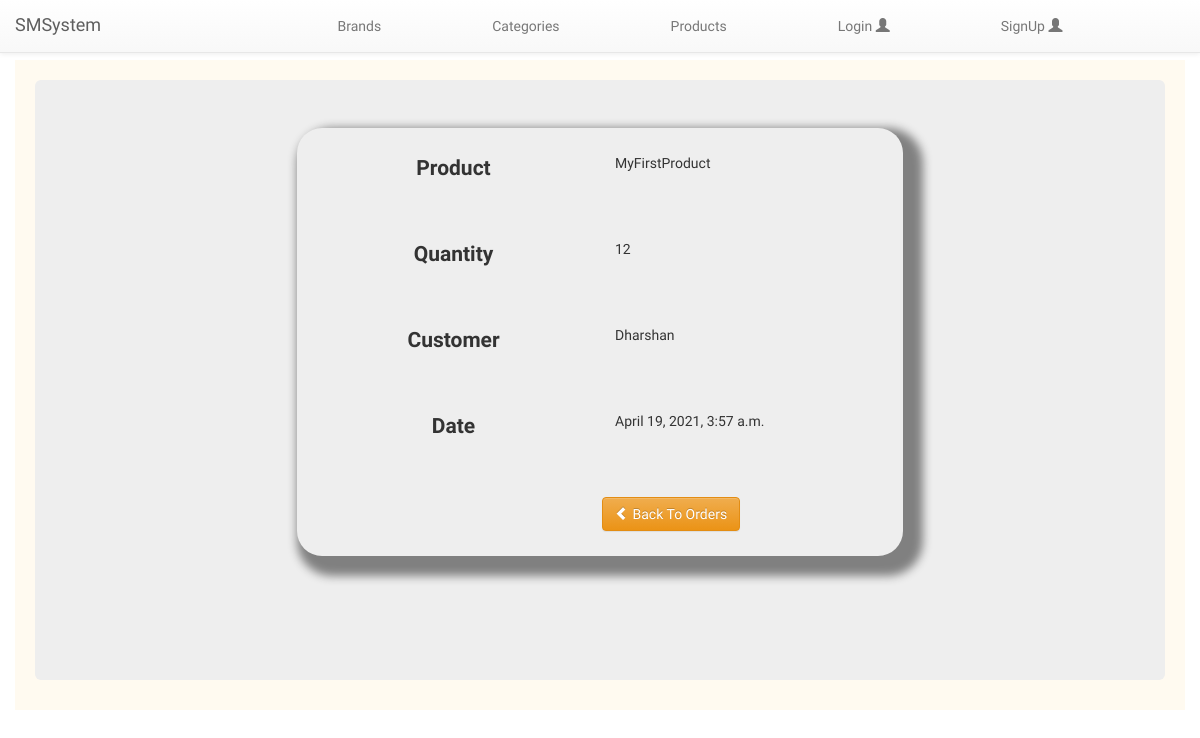
The app's page /stock/order/detail/26/ with its own data.
### stock/models.py (models this page shows, shortened)
class Order(models.Model):
    OrderedProduct = models.ForeignKey(Product,on_delete=models.CASCADE)
    OrderedQuantity = models.PositiveIntegerField(default=1)
    OrderedCustomer = models.CharField(max_length=256,unique=False)
    OrderedDate = models.DateTimeField(default=timezone.now)
    class Meta():
        ordering = ['-OrderedDate']

class Product(models.Model):
    Productname = models.CharField(max_length=256,primary_key=True)
    Productstatus = models.CharField(max_length=256,choices = Availability,default=Availability[1][1])
    ProductBrand = models.ForeignKey(Brand,on_delete=models.CASCADE,related_name='product_brand')
    ProductCategory = models.ForeignKey(Category,on_delete=models.CASCADE,related_name='product_category')
    AvailableQuantity = models.PositiveIntegerField(default=0)
    class Meta:
      ordering = ['Productname']
    def __str__(self):
        return self.Productname

### stock/views.py (the view)
# urls.py: url(r'^order/detail/(?P<pk>[-\w\d\s]+)/$',views.OrderDetailView.as_view(),name='order_detail'),
class OrderDetailView(DetailView):
    model = Order
    template_name = "stock/detailOrder.html"

### stock/templates/stock/detailOrder.html
{% extends 'base.html' %}
{% block body_block %}
<div class="card" style="margin-left: 20%;padding: 25px;width: 60%;border-radius: 25px;">
    <div class="row">
        <div class="col-md-6" style="text-align: center;">
            <p style="font-weight: bold;">Product </p>
        </div>
        <div class="col-md-6">{{ object.OrderedProduct }}</div>
    </div>
    <hr>
    <div class="row">
        <div class="col-md-6" style="text-align: center;">
            <p style="font-weight: bold;">Quantity </p>
        </div>
        <div class="col-md-6">{{ object.OrderedQuantity }}</div>
    </div>
    <hr>
    <div class="row">
        <div class="col-md-6" style="text-align: center;">
            <p style="font-weight: bold;">Customer </p>
        </div>
        <div class="col-md-6"> {{ object.OrderedCustomer }}</div>
    </div>
    <hr>
    <div class="row">
        <div class="col-md-6" style="text-align: center;">
            <p style="font-weight: bold;">Date </p>
        </div>
        <div class="col-md-6">  {{ object.OrderedDate }} </div>
    </div>
    <hr>
    <div>
        <a style="margin-left: 280px;" class="btn btn-warning"  href="{% url 'stock:list_order' %}">
            <span class="glyphicon glyphicon-chevron-left" aria-hidden="true"></span>
            Back To Orders
        </a>
    </div>
</div>
{% endblock body_block %}

### templates/base.html (style rules this page uses)
.card { box-shadow:grey 10px 10px 10px 10px ; }
body { font-family: 'Righteous', cursive; }

### records on screen
Order: OrderedProduct "MyFirstProduct", OrderedQuantity "12", OrderedCustomer "Dharshan", OrderedDate "April 19, 2021, 3:57 a.m."
